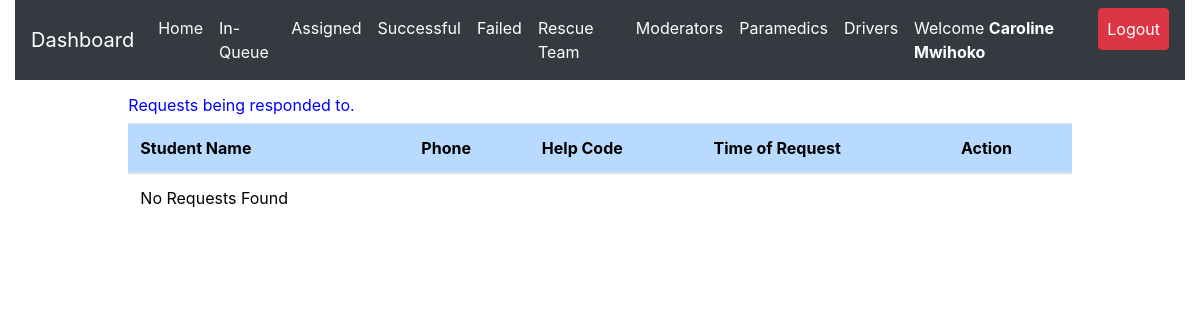
Before: /admin/attending.php (signed in) with the older database file.
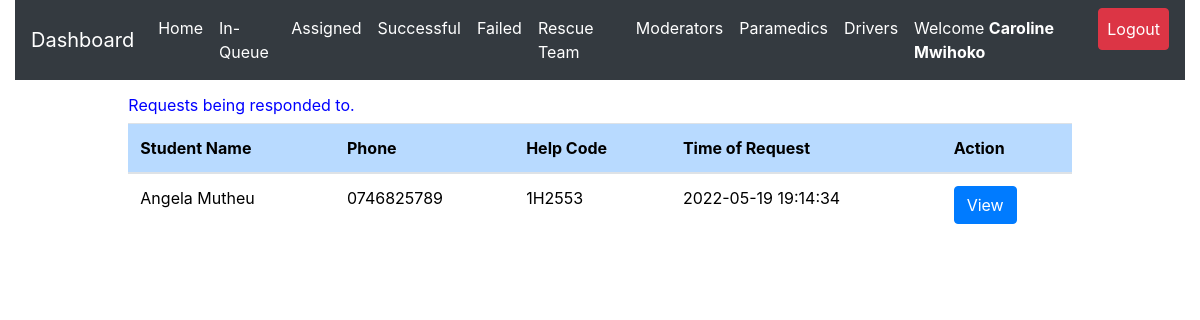
After: the same page with the newer database file.
### tables this page shows
CREATE TABLE `request_status` (
  `id` int(20) NOT NULL,
  `helpID` varchar(50) NOT NULL,
  `ip_address` varchar(100) NOT NULL,
  `request_latitude` varchar(50) NOT NULL,
  `request_longitude` varchar(50) NOT NULL,
  `status` varchar(50) DEFAULT 'Pending',
  `emergency_type` varchar(50) NOT NULL,
  `emergency_description` varchar(255) DEFAULT NULL,
  `admNo` varchar(255) NOT NULL,
  `timestamp` datetime NOT NULL DEFAULT CURRENT_TIMESTAMP
);

CREATE TABLE `student_details` (
  `id` int(20) NOT NULL,
  `regNum` varchar(255) NOT NULL,
  `firstname` varchar(255) NOT NULL,
  `lastname` varchar(255) NOT NULL,
  `emailaddress` varchar(255) NOT NULL,
  `phonenumber` varchar(15) NOT NULL,
  `password` varchar(255) NOT NULL,
  `password_reset_token` varchar(500) DEFAULT NULL,
  `date` datetime NOT NULL DEFAULT CURRENT_TIMESTAMP
);

### admin/attending.php (the view, shortened to what this page needs)
<?php
include 'server.php';
?>
<!DOCTYPE html>
<html lang="en">
<?php include './includes/header.php'; ?>
  <body>
    <?php include './includes/navbar.php'; ?>
  <div class="row m-3">
    <div class="col-md-1"></div>
    <div class="col-md-10">
<div class="table-responsive-lg">
<table class="table" style='color:black; font-weight:normal'>
        <thead>
        <h6  style='color:blue; font-weight:normal'>Requests being responded to.</h6>
            <tr >
              <th scope="col" class="table-primary">Student Name</th>
              <th scope="col" class="table-primary">Phone</th>
              <th scope="col" class="table-primary">Help Code</th>
              <th scope="col" class="table-primary">Time of Request</th>
              <th scope="col" class="table-primary">Action</th>
            </tr>
          </thead>
          <tbody>
    <?php
    if($_SESSION['admin_id']){
        $data_fetch_query = "SELECT request_status.id, request_status.helpID,request_status.status,
        request_status.admNo,request_status.timestamp,student_details.regNum,student_details.regNum,
        student_details.firstname,student_details.lastname,student_details.phonenumber
        FROM request_status
        INNER JOIN student_details ON request_status.admNo = student_details.regNum  WHERE request_status.status ='Responding' order by request_status.timestamp DESC;";
        $data_result = mysqli_query($db, $data_fetch_query);
        if ($data_result->num_rows > 0){
            while($row = $data_result->fetch_assoc()) {
            $help_code=$row["helpID"];
        echo "<tr> <td>" .$row["firstname"]. " ".$row["lastname"]. "</td>";
        echo "<td>" .$row["phonenumber"]."</td>";
        echo "<td>" .$row["helpID"]."</td>";
        echo "<td>" .$row["timestamp"]."</td>";
        echo "<td>
        <form method ='POST' action='server.php'>
        <input  type='text' hidden name='help_code' value='$help_code'>
        <input type='submit' value='View' name='view-requests-being-attended-btn' class='btn btn-primary'>
        </form>
        </td> </tr>";
        }
        }else{
        echo "<td>"."No Requests Found"."</td>";
        }
        } else{
            echo "<td>"."No Data Found"."</td>";
        }
?>
          </tbody>
    </table>
  </div>
  </div>
  <div class="col-md-1"></div>
</div>
  </body>
</html>

Changed rows visible on the page:
added request_status: admNo.firstname "Angela", admNo.lastname "Mutheu", admNo.phonenumber "0746825789", helpID "1H2553", timestamp "2022-05-19 19:14:34"
Other visible differences:
text no longer shown: "No Requests Found"
